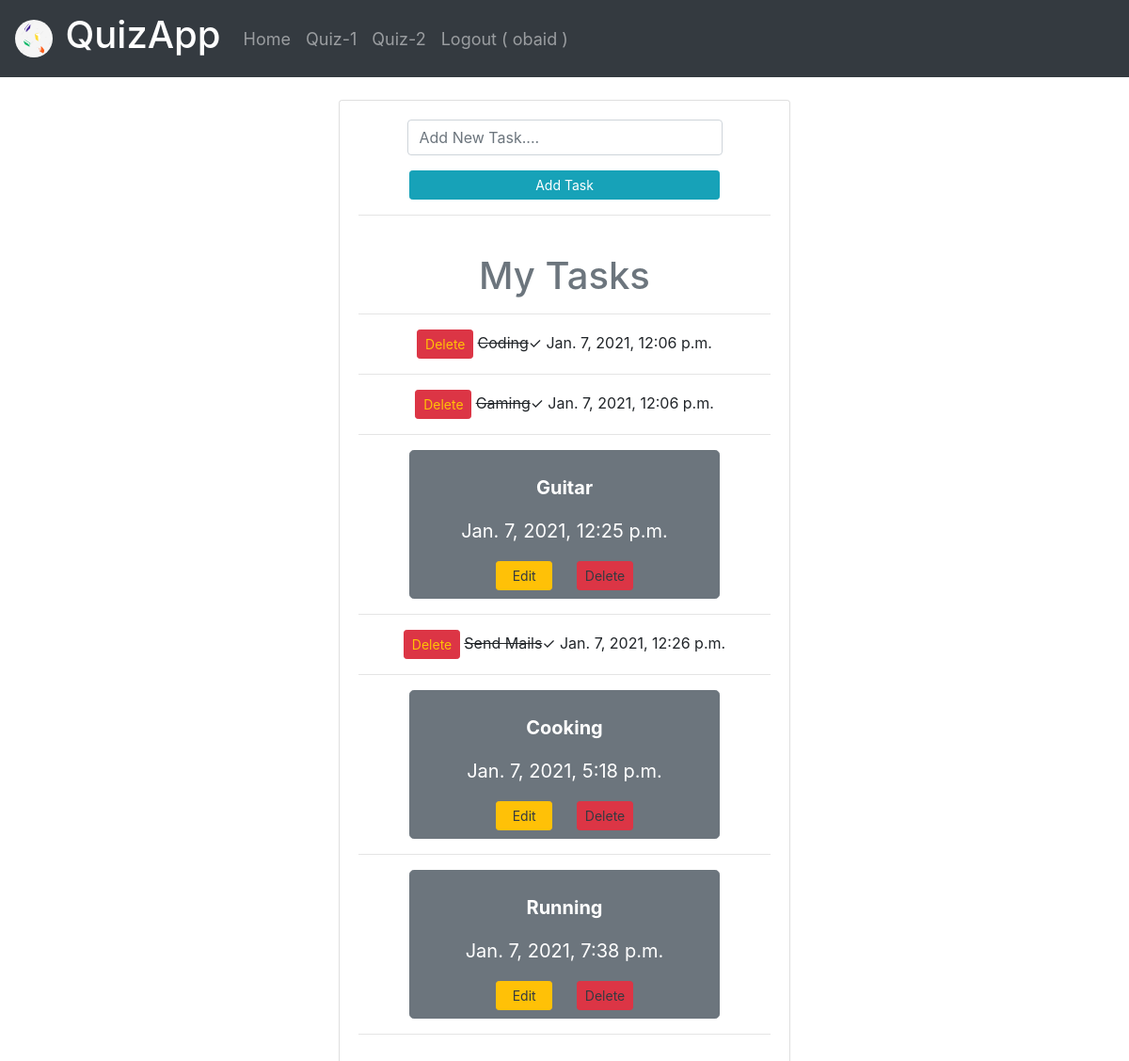
The app's page / (signed in) with its own data.
### quizapp/models.py (models this page shows)
class Tasks(models.Model):
    title = models.CharField(max_length=200, default=None)
    complete = models.BooleanField(default=False)
    created = models.DateTimeField(auto_now_add=True, null=False)
    def __str__(self):
        return self.title

### quizapp/views.py (the view)
# urls.py: path('', views.index, name='index'),
def index(request):   # home page
    tasks = Tasks.objects.all()  # get all tasks
    form = TasksForm()
    if request.method == "POST":  # on click Add
        form = TasksForm(request.POST)
        if form.is_valid():
            task = form.save()
            messages.success(request, f'New Task:- ({task}) Added.')
        return redirect("/")
    context = {
        'form': form,
        'tasks': tasks,
        'title': 'Home Page',
        'heading': 'QuizApp',
    }
    return render(request, 'index.html', context)

### quizapp/forms.py
class TasksForm(forms.ModelForm):
    class Meta:
        model = Tasks
        fields = "__all__"
        widgets = {
            'title': forms.TextInput(attrs={'placeholder': 'Add New Task....'})
        }
    def __init__(self, *args, **kwargs):
        super(forms.ModelForm, self).__init__(*args, **kwargs)
        self.fields['title'].label = ''

### quizapp/templates/index.html (shortened to what this page needs)
{% load crispy_forms_tags %}
<!DOCTYPE html>
<html lang="en">
<head>
</head>
<body>
{% include 'navbar.html' %}
<center>
<br>
{% if request.user.is_superuser %}
    <div class="card" style="width: 30rem;">
      <div class="card-body">
          <form method="post" action="/">
            <div class="form-col">
                <div class="form-group col-md-10 mb-7">
                    {{ form.title|as_crispy_field }}
                </div>
            </div>
            <input type="submit" value="Add Task" class="btn btn-info btn-sm"
                   style="width:330px">
        </form>
          <hr />
          <br>
        <h1 class="card-title text-muted">My Tasks</h1>
        <hr />
        {% for task in tasks %}
            {% if task.complete == True %}
                <p class="card-text">
                    <a href="{% url 'delete_task' task.id %}"
                        class="card-link btn btn-danger btn-sm text-warning" style="width:60px;">
                        Delete
                    </a>
                    <strike>{{ task }}</strike>&check;
                        {{ task.created}}
                </p>
                <hr />
            {% else %}
                <span class="btn btn-secondary btn-lg" style="width:330px">
                    <p class="card-text"><strong>{{ task|linebreaks }}</strong>
                        {{ task.created}}
                    </p>
                    <a href="{% url 'update_task' task.id %}"
                       class="card-link btn btn-warning btn-sm text-dark" style="width:60px;">
                        Edit
                    </a>
                    <a href="{% url 'delete_task' task.id %}"
                       class="card-link btn btn-danger btn-sm text-dark" style="width:60px;">
                        Delete
                    </a>
                </span>
                <hr />
            {% endif %}
        {% endfor %}
      </div>
    </div>
{% endif %}
</center>
</body>
</html>

### quizapp/templates/navbar.html (shortened to what this page needs)
{% load static %}
<nav class="navbar navbar-expand-md navbar-dark bg-dark sticky-top">
	<img src="{% static 'images/logo2.jpg' %}" width="40px" height="40px" style="border-radius:50%;">
	<div class="navbar-brand">
		<h1>
			{% if heading %}
				{{ heading }}
			{% else %}
				Welcome
			{% endif %}
		</h1>
	</div>
  <div class="collapse navbar-collapse" id="navbarNav">
    <ul class="navbar-nav">
		<li class="nav-item">
			<a class="nav-link" href="{% url 'index' %}">Home</a>
		</li>
	  {% if user.is_authenticated %}
		<li class="nav-item">
			<a class="nav-link" href="{% url 'intermediate' %}"  target='_blank'>Quiz-1</a>
		</li>
		<li class="nav-item">
			<a class="nav-link" href="{% url 'advanced' %}"  target='_blank'>Quiz-2</a>
		</li>
	  	<li class="nav-item">
			<a class="nav-link" href="{% url 'logout' %}">Logout ( {{user}} )</a>
		</li>
      {% endif %}
    </ul>
  </div>
</nav>
<link rel="stylesheet" href="https://maxcdn.bootstrapcdn.com/bootstrap/4.0.0/css/bootstrap.min.css">

### quizapp/templates/index.html (style rules this page uses)
body { text-align: center; overflow-x: hidden; }

### quizapp/templates/navbar.html (style rules this page uses)
#navbarNav { font-size: 18px; }

### records on screen
Tasks: title "Coding", created "Jan. 7, 2021, 12:06 p.m."
Tasks: title "Gaming", created "Jan. 7, 2021, 12:06 p.m."
Tasks: created "Jan. 7, 2021, 12:25 p.m."
Tasks: title "Send Mails", created "Jan. 7, 2021, 12:26 p.m."
Tasks: created "Jan. 7, 2021, 5:18 p.m."
Tasks: created "Jan. 7, 2021, 7:38 p.m."

### other values on screen
{{ heading }} "QuizApp"
{{ user }} "obaid"
